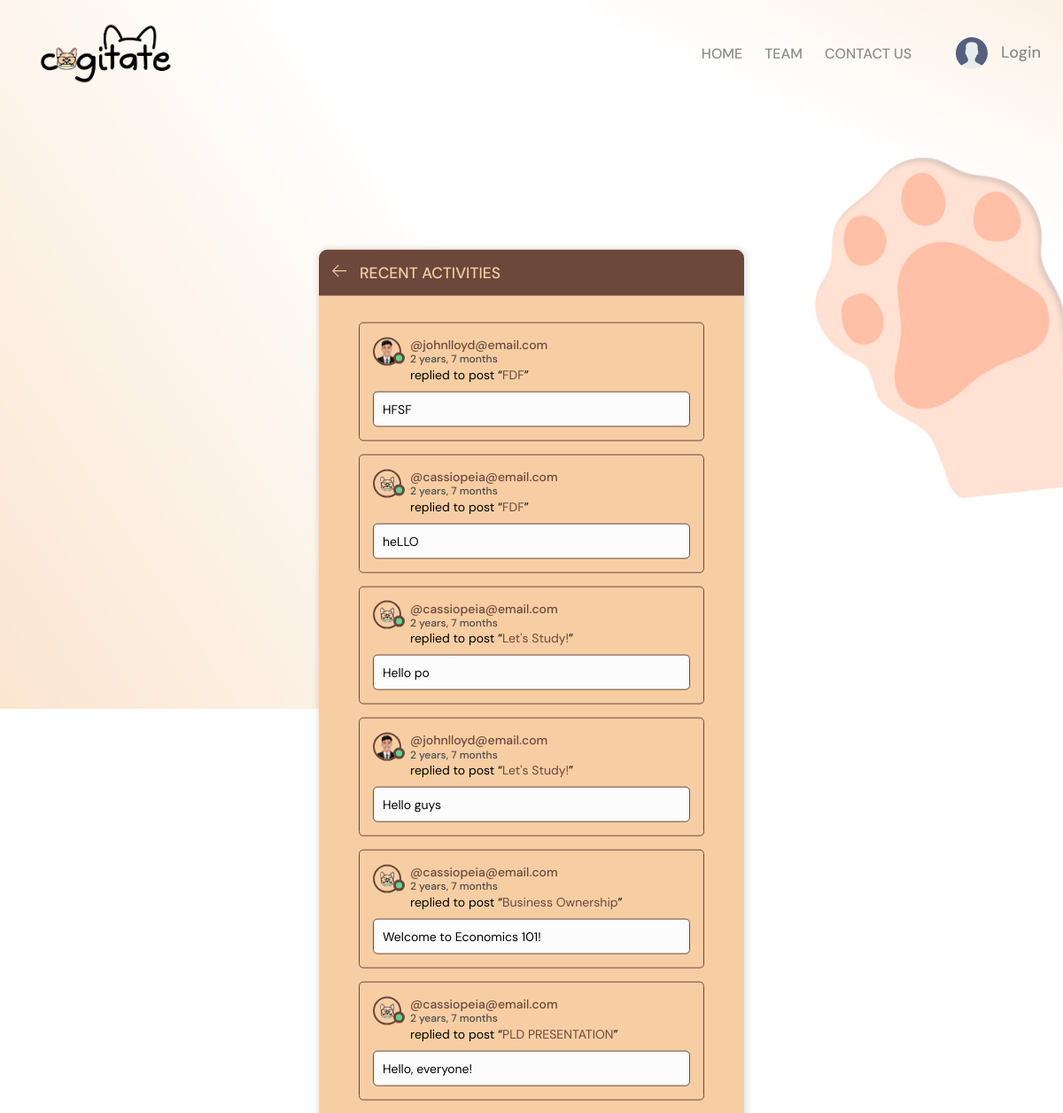
The page /activity/ on the database its author committed.
### base/models.py (models this page shows, shortened)
class Message(models.Model):
    user = models.ForeignKey(User, on_delete=models.CASCADE)
    room = models.ForeignKey(Room, on_delete=models.CASCADE)
    body = models.TextField()
    updated = models.DateTimeField(auto_now=True)
    created = models.DateTimeField(auto_now_add=True)
    class Meta:
        ordering = ['-updated', '-created']

class User(AbstractUser):
    name = models.CharField(max_length=200, null=True)
    email = models.EmailField(unique=True, null=True)
    bio = models.TextField(null=True)
    avatar = models.ImageField(null=True, default="avatar.svg")
    USERNAME_FIELD = 'email'
    REQUIRED_FIELDS = []

class Room(models.Model):
    host = models.ForeignKey(User, on_delete=models.SET_NULL, null=True)
    topic = models.ForeignKey(Topic, on_delete=models.SET_NULL, null=True)
    name = models.CharField(max_length=200)
    description = models.TextField(null=True, blank=True)
    participants = models.ManyToManyField(User, related_name='participants', blank=True)
    updated = models.DateTimeField(auto_now=True)
    created = models.DateTimeField(auto_now_add=True)
    class Meta:
        ordering = ['-updated', '-created']
    def __str__(self):
        return self.name

### base/views.py (the view)
# urls.py: path('activity/', views.activityPage, name="activity"),
def activityPage(request):
    room_messages = Message.objects.all()
    return render(request, 'base/activity.html', {'room_messages': room_messages})

### base/templates/base/activity.html (shortened to what this page needs)
{% extends 'main.html' %}
{% block content %}
    <main class="layout">
        <div class="container">
            <div class="layout__box">
                <div class="layout__boxHeader">
                    <div class="layout__boxTitle">
                        <a href="{% url 'forums' %}">
                            <svg version="1.1" xmlns="http://www.w3.org/2000/svg" width="32" height="32" viewBox="0 0 32 32">
                                <title>arrow-left</title>
                                <path
                                    d="M13.723 2.286l-13.723 13.714 13.719 13.714 1.616-1.611-10.96-10.96h27.625v-2.286h-27.625l10.965-10.965-1.616-1.607z"
                                ></path>
                            </svg>
                        </a>
                        <h3>Recent Activities</h3>
                    </div>
                </div>
                <div class="activities-page layout__body">
                    {% for message in room_messages %}
                    <div class="activities__box">
                        <div class="activities__boxHeader roomListRoom__header">
                            <a href="{% url 'user-profile' message.user.id %}" class="roomListRoom__author">
                                <div class="avatar avatar--small">
                                    <img src="{{message.user.avatar.url}}" />
                                </div>
                                <p>
                                    @{{message.user}}
                                    <span>{{message.created|timesince}}</span>
                                </p>
                            </a>
                        </div>
                        <div class="activities__boxContent">
                            <p>replied to post “<a href="{% url 'room' message.room.id %}">{{message.room}}</a>”</p>
                            <div class="activities__boxRoomContent">
                                {{message.body}}
                            </div>
                        </div>
                    </div>
                    {% endfor %}
                </div>
            </div>
        </div>
    </main>
{% endblock content %}

### static/styles/style.css (style rules this page uses)
:root { --color-main: #F7CEA4; --color-dark: #6B483B; --color-light: #77615A; --color-white: #fcfcfc; --color-gray: #8b8b8b; --color-light-gray: #D9D9D9; --color-dark-gray:#4d4b4b; --color-bg: linear-gradient(45deg, #F7CEA4, #fcfcfc, #fcfcfc,#F7CEA4); --color-success: #5dd693; --color-error: #fc4b0b; }
* { font-family: "DM Sans", -apple-system, BlinkMacSystemFont, "Segoe UI", Roboto, Oxygen, Ubuntu, Cantarell, "Open Sans", "Helvetica Neue", sans-serif; margin: 0; padding: 0; box-sizing: border-box; text-rendering: optimizeLegibility; color: inherit; }
@media only screen and (min-width: 1200px) { html { font-size: 62.5%; } }
body { font-weight: 400; font-size: 2rem; background: var(--color-bg); min-height: 100vh; background-image: url('static\images\home.jpg'); }
img { width: 100%; }
a { display: inline-block; color: #6B483B; text-decoration: none; }
.container { max-width: 120rem; width: 90%; margin: auto; }
.avatar { position: relative; display: inline-block; border-radius: 50%; border: 2px solid var(--color-dark); }
.avatar img { display: block; border-radius: 50%; object-fit: cover; object-position: center; }
.avatar::after { content: ""; display: block; position: absolute; background-color: var(--color-gray); z-index: 111; border-radius: 50%; border: 0.3rem solid var(--color-dark); }
.avatar.avatar--small img { width: 2.8rem; height: 2.8rem; }
.avatar.avatar--small:after { width: 0.7rem; height: 0.7rem; bottom: 0px; right: -6px; background-color:var(--color-success) ; }
.layout { margin-top: 2.4rem; }
.layout > .container { display: flex; justify-content: space-between; align-items: flex-start; }
.layout__box { width: 90%; max-width: 48rem; min-height: 20rem; position: absolute; top: 50%; left: 50%; transform: translate(-50%, -35%); background-color: var(--color-main); border-radius: 1rem; box-shadow: 1px 1px 6px 3px rgba(0, 0, 0, 0.1); overflow: hidden; }
.layout__boxHeader { display: flex; padding: 1.5rem; background-color: var(--color-dark); }
.layout__boxTitle { display: flex; gap: 1.5rem; align-items: center; }
.layout__boxTitle h3 { text-transform: uppercase; font-weight: 500; color: var(--color-main); }
.layout__boxTitle svg { width: 1.6rem; height: 1.6rem; fill: var(--color-main); }
.layout__body { margin: 3rem; }
.roomListRoom__header { display: flex; justify-content: space-between; align-items: center; }
.roomListRoom__author { font-weight: 500; display: flex; align-items: center; gap: 1rem; }
.activities__box { margin: 1.5rem; padding: 1.5rem; border: 1px solid var(--color-dark); border-radius: 5px; }
.activities__boxHeader p { font-size: 1.4rem; line-height: 1.3; }
.activities__boxHeader p span { color: var(--color-dark-gray); font-size: 1.2rem; display: block; }
.activities__boxContent { margin-left: 4.2rem; }
.activities__boxContent { font-size: 1.4rem; }
.activities__boxRoomContent { background: var(--color-white); border: 1px solid var(--color-dark); padding: 1rem; border-radius: 5px; margin-top: 1rem; margin-left: -4.2rem; }

### templates/main.html (style rules this page uses)
body { font-weight: 400; font-size: 1.5rem; min-height: 100vh; background-image: url('images/bg-paw.png'); background-size: cover; background-position: top right; background-repeat: no-repeat; }

### rows shown on the page
Message: user.avatar (picture), user "johnlloyd@email.com", created "2 years, 7 months", room "FDF", body "HFSF"
Message: user.avatar (picture), user "cassiopeia@email.com", created "2 years, 7 months", room "FDF", body "heLLO"
Message: user.avatar (picture), user "cassiopeia@email.com", created "2 years, 7 months", room "Let's Study!", body "Hello po"
Message: user.avatar (picture), user "johnlloyd@email.com", created "2 years, 7 months", room "Let's Study!", body "Hello guys"
Message: user.avatar (picture), user "cassiopeia@email.com", created "2 years, 7 months", room "Business Ownership", body "Welcome to Economics 101!"
Message: user.avatar (picture), user "cassiopeia@email.com", created "2 years, 7 months", room "PLD PRESENTATION", body "Hello, everyone!"
